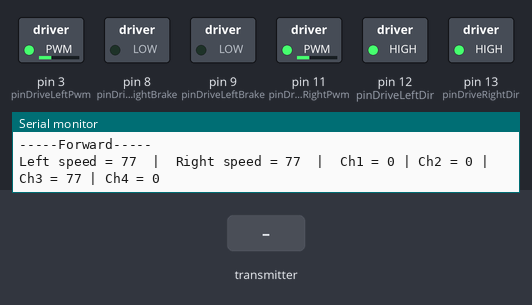
Simulated run of this sketch. Board: Arduino Mega 2560, built with avr-gcc and run on an emulated ATmega2560. On the bench: switched loads named in the sketch (green lamp = pin HIGH), the last lines printed to the serial monitor. The test bench sets the inputs (shaded band).

Above: at 1.2 s.
1.3 s: the transmitter starts sending readChannel.1 = 1000
At 2.5 s:
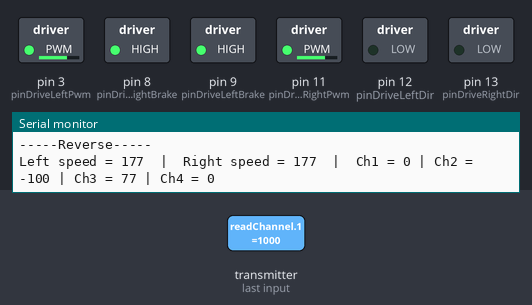
2.8 s: the transmitter starts sending readChannel.2 = 1000
At 3.5 s:
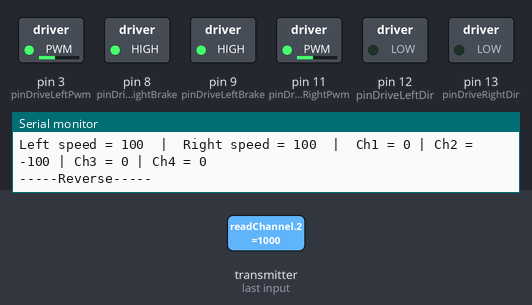
4.3 s: the transmitter starts sending readChannel.1 = 1250
At 5.5 s:
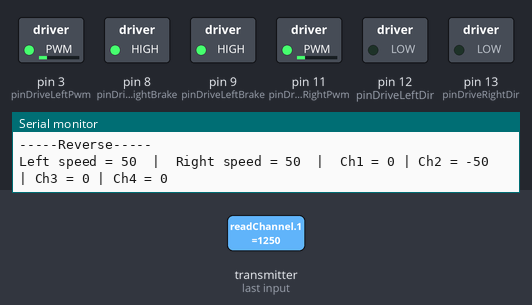
5.8 s: the transmitter starts sending readChannel.2 = 2000
At 6.4 s:
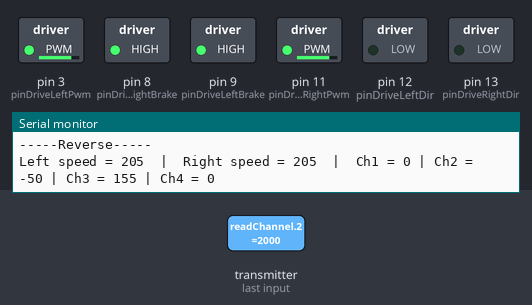
7.3 s: the transmitter starts sending readChannel.1 = 1500
At 7.6 s:
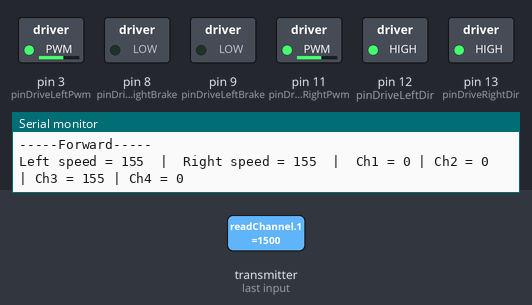
8.8 s: the transmitter starts sending readChannel.1 = 2000
At 9.1 s:
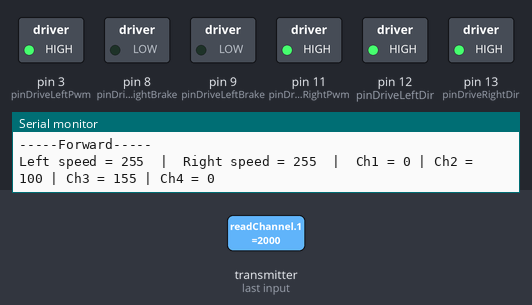
Timing chart, 0 to 11.3 s (numbered marks = the images above; inputs shaded):
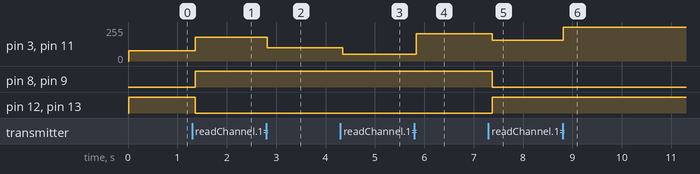

The sketch:

lawndon.ino
```cpp
#ifndef ARDUINO_H
#define ARDUINO_H
#include <Arduino.h>
#endif

#include "config.h"

void setup() {
  drive.setup();
}

void loop() {
  drive.loop();
}
```

drive.cpp
```cpp
#include "drive.h"
#include "flysky.h"
#include <Arduino.h>

Drive::Drive(){};

void Drive::setup() {
  Serial.begin(CONSOLE_BAUDRATE);
  Serial.println(F("SETUP"));

  pinMode(pinDriveLeftDir, OUTPUT);
  pinMode(pinDriveLeftPwm, OUTPUT);
  pinMode(pinDriveLeftBrake, OUTPUT);

  pinMode(pinDriveRightDir, OUTPUT);
  pinMode(pinDriveRightPwm, OUTPUT);
  pinMode(pinDriveRightBrake, OUTPUT);

  Flysky::setup();

  Serial.println(F("Sending Flysky Config"));
  Serial1.begin(FLYSKY_BAUDRATE);
  ibus.begin(Serial1);
}

void Drive::controlDriveLeftMotor(int speed, int direction) {
  if (direction == 0) {
    // reverse
    digitalWrite(pinDriveLeftDir, LOW);
    digitalWrite(pinDriveLeftBrake, HIGH);
  } else {
    // forward
    digitalWrite(pinDriveLeftDir, HIGH);
    digitalWrite(pinDriveLeftBrake, LOW);
  }

  // control
  analogWrite(pinDriveLeftPwm, speed);
}

void Drive::controlDriveRightMotor(int speed, int direction) {
  if (direction == 0) {
    // reverse
    digitalWrite(pinDriveRightDir, LOW);
    digitalWrite(pinDriveRightBrake, HIGH);
  } else {
    // forward
    digitalWrite(pinDriveRightDir, HIGH);
    digitalWrite(pinDriveRightBrake, LOW);
  }

  // control
  analogWrite(pinDriveRightPwm, speed);
}
```

drive.h
```cpp
#ifndef DRIVE_H
#define DRIVE_H
#include "flysky.h"
#include <Arduino.h>

// pin defs
#define pinDriveLeftDir 12
#define pinDriveLeftPwm 3
#define pinDriveLeftBrake 9

#define pinDriveRightDir 13
#define pinDriveRightPwm 11
#define pinDriveRightBrake 8

// baudrates
#define CONSOLE_BAUDRATE 19200
#define FLYSKY_BAUDRATE 115200

// serial ports
#define Console Serial
#define Flyskyport Serial1

class Drive : public Flysky {
public:
  Drive();

  virtual void setup(void);

  virtual void controlDriveLeftMotor(int speed, int direction);
  virtual void controlDriveRightMotor(int speed, int direction);
};

extern Drive drive;

#endif
```

flysky.cpp
```cpp
#include "flysky.h"
#include "drive.h"
#include <Arduino.h>
#include <stdlib.h>

Drive drive;
IBusBM ibus;
Flysky flysky;

Flysky::Flysky() {}

// Read the number of a given channel and convert to the range provided.
// If the channel is off, return the default value
int Flysky::readChannel(byte channelInput, int minLimit, int maxLimit,
                        int defaultValue) {
  uint16_t ch = ibus.readChannel(channelInput);

  if (ch < 100) {
    return defaultValue;
  }

  return map(ch, 1000, 2000, minLimit, maxLimit);
};

void Flysky::setup() {}

void Flysky::loop() {
  flyCH1 = readChannel(0, -100, 100, 0); // yaw | L -> R
  flyCH2 = readChannel(1, -100, 100, 0); // yaw | Up -> Down
  flyCH3 = readChannel(2, 0, 155, 0);    // throttle | Up -> Down
  flyCH4 = readChannel(3, -100, 100, 0); // throttle | L -> R

  Serial.print("  |  Ch1 = ");
  Serial.print(flyCH1);
  Serial.print(" | Ch2 = ");
  Serial.print(flyCH2);
  Serial.print(" | Ch3 = ");
  Serial.print(flyCH3);
  Serial.print(" | Ch4 = ");
  Serial.print(flyCH4);

  Serial.println();

  // set speed
  driveLeftSpeed = flyCH3;
  driveRightSpeed = flyCH3;

  // set direction
  if (flyCH2 >= 0) {
    driveLeftDir = 1;
    driveRightDir = 1;
    Serial.println("-----Forward-----");
  } else {
    driveLeftDir = 0;
    driveRightDir = 0;
    Serial.println("-----Reverse-----");
  }

  // calculate turning speed
  if (flyCH1 != 0 && flyCH2 > 0) {
    driveLeftSpeed += abs(flyCH2 + flyCH1);
    driveRightSpeed += abs(flyCH2 - flyCH1);
  } else {
    driveLeftSpeed += abs(flyCH2);
    driveRightSpeed += abs(flyCH2);
  }

  // constrain speed
  driveLeftSpeed = constrain(driveLeftSpeed, 0, 255);
  driveRightSpeed = constrain(driveRightSpeed, 0, 255);

  // drive motors
  drive.controlDriveLeftMotor(driveLeftSpeed, driveLeftDir);
  drive.controlDriveRightMotor(driveRightSpeed, driveRightDir);

  Serial.print("Left speed = ");
  Serial.print(driveLeftSpeed);
  Serial.print("  |  Right speed = ");
  Serial.print(driveRightSpeed);

  delay(50);
}
```

flysky.h
```cpp
#ifndef FLYSKY_H
#define FLYSKY_H

#include <Arduino.h>
#include <IBusBM.h>

class Flysky {
public:
  // remote channels
  int flyCH1 = 0; // yaw | L -> R
  int flyCH2 = 0; // yaw | Up -> Down
  int flyCH3 = 0; // throttle | Up -> Down
  int flyCH4 = 0; // throttle | L -> R

  // motor speeds
  int driveLeftSpeed = 0;
  int driveRightSpeed = 0;

  // motor direction -- 0 = reverse, 1 = forward
  int driveLeftDir = 1;
  int driveRightDir = 1;

  Flysky();

  virtual void setup();

  virtual void loop();

  virtual int readChannel(byte channelInput, int minLimit, int maxLimit,
                          int defaultValue);
};

extern IBusBM ibus;
extern Flysky flysky;

#endif
```

config.h
```cpp
#include "drive.h"
```

Measured:
- after the input at 1.3 s, pin 3 (pinDriveLeftPwm), pin 11 (pinDriveRightPwm): 77/255 → 177/255 after 0.06 s; pin 8 (pinDriveRightBrake), pin 9 (pinDriveLeftBrake): LOW → HIGH after 0.06 s; pin 12 (pinDriveLeftDir), pin 13 (pinDriveRightDir): HIGH → LOW after 0.06 s
- after the input at 2.8 s, pin 3 (pinDriveLeftPwm), pin 11 (pinDriveRightPwm): 177/255 → 100/255 at once
- after the input at 4.3 s, pin 3 (pinDriveLeftPwm), pin 11 (pinDriveRightPwm): 100/255 → 50/255 after 0.05 s
- after the input at 5.8 s, pin 3 (pinDriveLeftPwm), pin 11 (pinDriveRightPwm): 50/255 → 205/255 at once
- after the input at 7.3 s, pin 3 (pinDriveLeftPwm), pin 11 (pinDriveRightPwm): 205/255 → 155/255 after 0.07 s; pin 8 (pinDriveRightBrake), pin 9 (pinDriveLeftBrake): HIGH → LOW after 0.07 s; pin 12 (pinDriveLeftDir), pin 13 (pinDriveRightDir): LOW → HIGH after 0.07 s
- after the input at 8.8 s, pin 3 (pinDriveLeftPwm), pin 11 (pinDriveRightPwm): 155/255 → 255/255 at once
